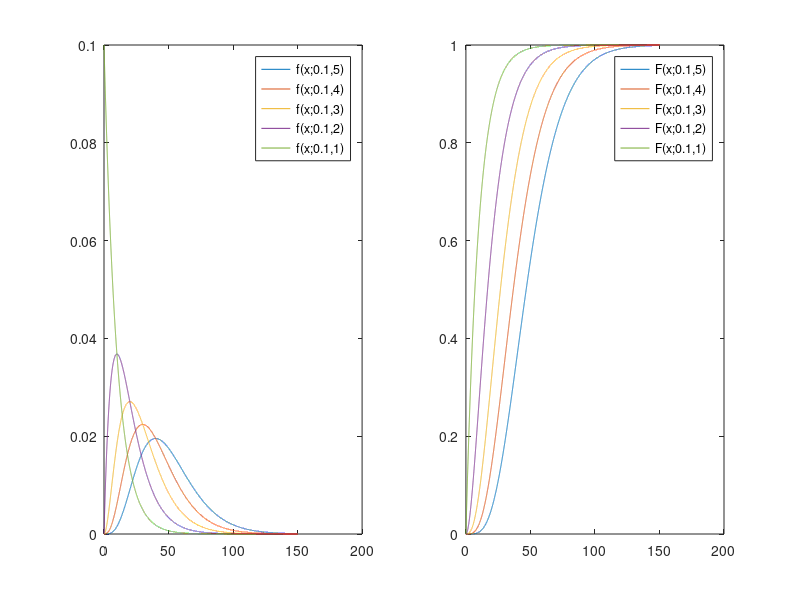

Write MATLAB code to recreate this figure.
lambda=0.1; % choose soem scale parameter
Xs=0:0.01:150; % choose some x values
% Plot PDFs for k=5,4,3,2,1
k=5; fXsk5=(1/gamma(k))*(lambda*exp(-lambda*Xs).*(lambda*Xs).^(k-1));% PDF for k=5
k=4; fXsk4=(1/gamma(k))*(lambda*exp(-lambda*Xs).*(lambda*Xs).^(k-1));% PDF for k=4
k=3; fXsk3=(1/gamma(k))*(lambda*exp(-lambda*Xs).*(lambda*Xs).^(k-1));% PDF for k=3
k=2; fXsk2=(1/gamma(k))*(lambda*exp(-lambda*Xs).*(lambda*Xs).^(k-1));% PDF for k=2
k=1; fXsk1=(1/gamma(k))*(lambda*exp(-lambda*Xs).*(lambda*Xs).^(k-1));% PDF for k=1
clf; % clear any previous figures
subplot(1,2,1); % make first PDF plot
plot(Xs,fXsk5, Xs, fXsk4, Xs, fXsk3, Xs, fXsk2, Xs, fXsk1)
legend('f(x;0.1,5)','f(x;0.1,4)','f(x;0.1,3)','f(x;0.1,2)','f(x;0.1,1)')
subplot(1,2,2) % make second CDF plots using MATLAB's gammainc (incomplete gamma function)
plot(Xs,gammainc(lambda*Xs,5), Xs,gammainc(lambda*Xs,4), Xs,gammainc(lambda*Xs,3),...
    Xs,gammainc(lambda*Xs,2), Xs,gammainc(lambda*Xs,1))
legend('F(x;0.1,5)','F(x;0.1,4)','F(x;0.1,3)','F(x;0.1,2)','F(x;0.1,1)')